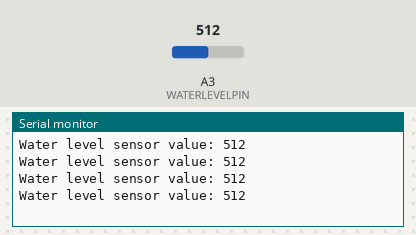
Simulated run of this sketch. Board: Arduino Uno, built with avr-gcc and run on an emulated ATmega328P. Parts: the last lines printed to the serial monitor. Inputs (shaded band) come from the test bench; at power-on: A3 (WATERLEVELPIN) = 512.

Above: at 1.2 s.
1.3 s: A3 (WATERLEVELPIN) set to 716
At 1.71 s:
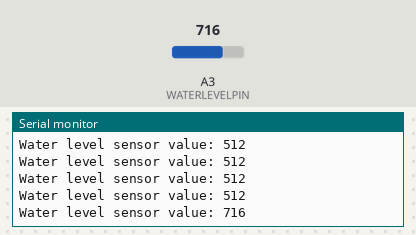
2.8 s: A3 (WATERLEVELPIN) set to 900
At 2.91 s:
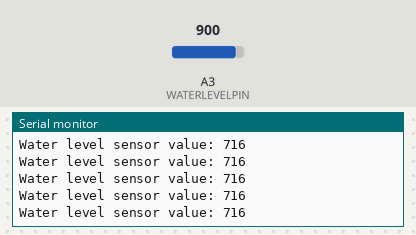
Timing chart, 0 to 5.8 s (numbered marks = the images above; inputs shaded):
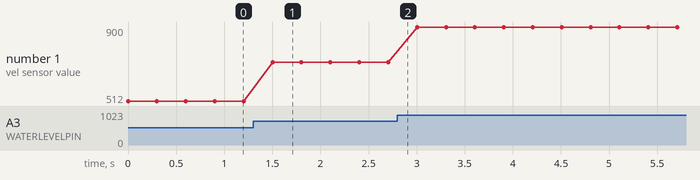

Measured:
- after the input at 1.3 s, the serial monitor: prints a new line after 0.20 s (image 1)
- plotted number 1: 512 → 716 after the input at 1.3 s, 716 → 900 after the input at 2.8 s

The sketch:

Water_Tank_Threshold_Test.ino
```cpp
/*
This projects design and code is by Lewis at DIY Machines.

There is an instructional video to go along with the project available here: https://youtu.be/T_tpKoNCVYw
The code is published and maintained here: https://github.com/DIY-Machines/SmartPlantV1

*/

// Teensy
#if defined (CORE_TEENSY) // Teensy 3.0
#define WATERLEVELPIN 6
// Arduino
#else
#define WATERLEVELPIN A3
#endif


// These constants won't change. They're used to give names to the pins used:
const int waterLevelPin = WATERLEVELPIN; // Analoge pin water level sensor is connected to  - below 50 = refill


int sensorWaterLevelValue = 0;        // somewhere to store the value read from the waterlevel sensor

void setup() {
  // put your setup code here, to run once:
    Serial.begin(9600);

}

void loop() {
  // put your main code here, to run repeatedly:

  sensorWaterLevelValue = analogRead(waterLevelPin); //read the value of the water level sensor
  Serial.print("Water level sensor value: "); //print it to the serial monitor
  Serial.println(sensorWaterLevelValue);

   delay(300); //wait before checking the water level

}
```
